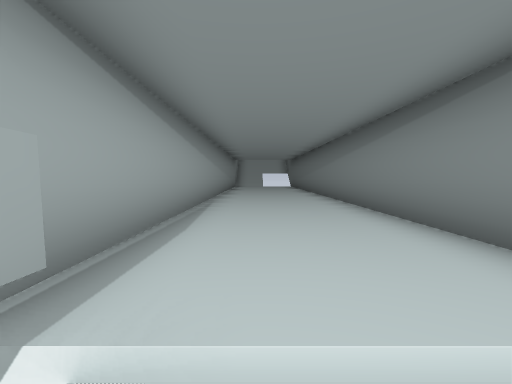
[1] (above)

15 first-person views from a walk through a Godot game level. The camera is 1.5 m above the floor, tilts 2° down and sees 90° across. The floor is counted in squares, 2 m on a side. Each view is taken from the middle of a square. On the plan, view 1 faces up. The plan holds only what a view shows up to about 9 squares ahead; the rest is blank. The place goes on beyond the plan.

[2]
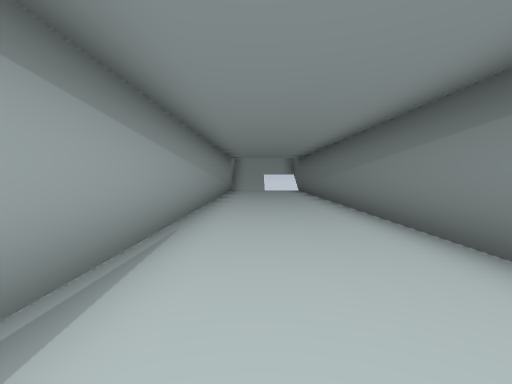

[3]
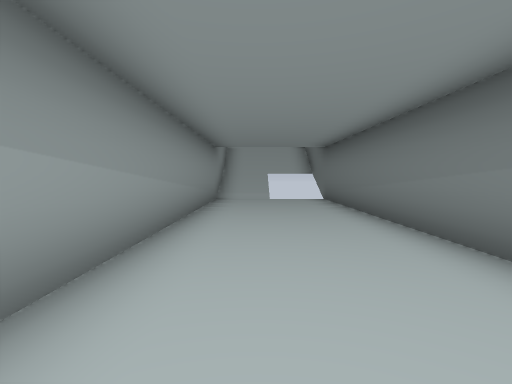

[4]
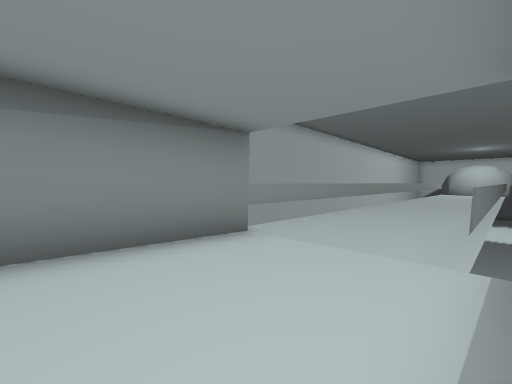

[5]
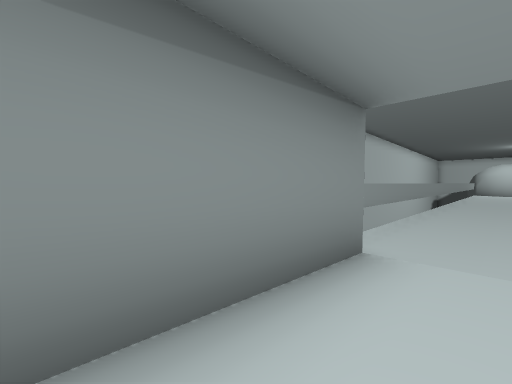

[6]
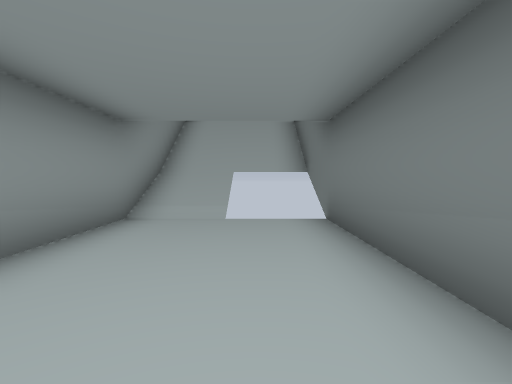

[7]
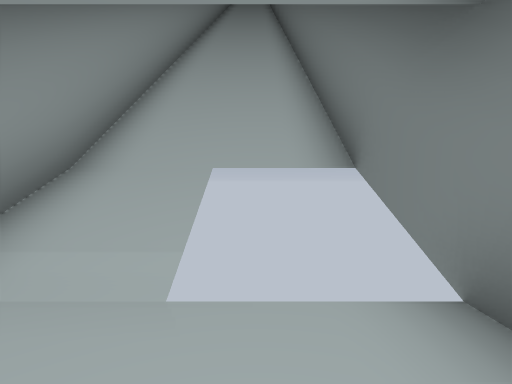

[8]
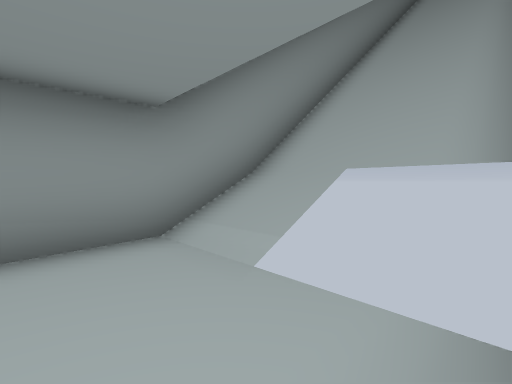

[9]
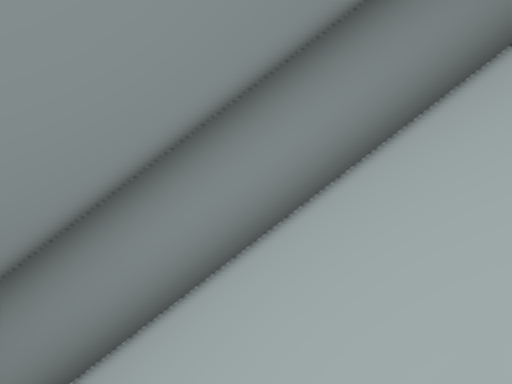

[10]
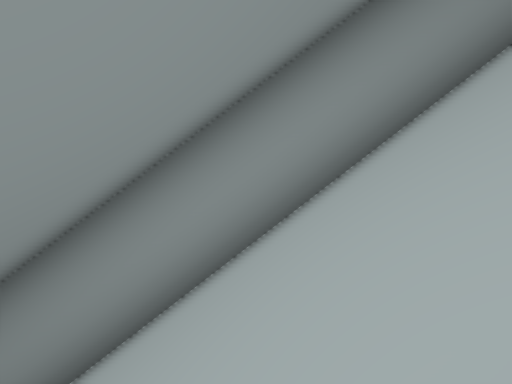

[11]
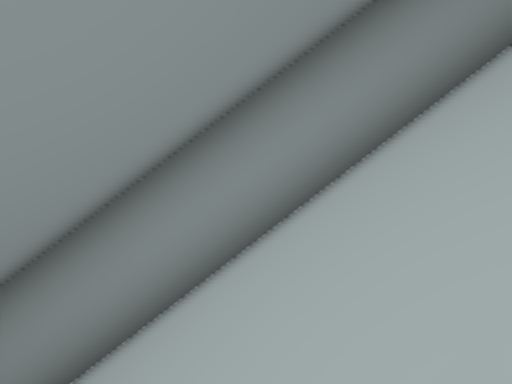

[12]
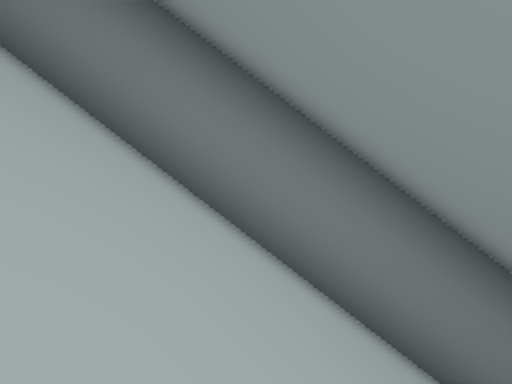

[13]
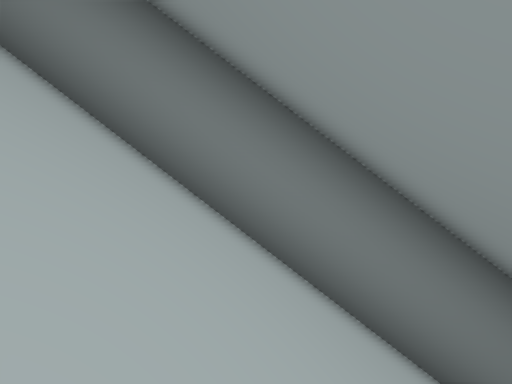

[14]
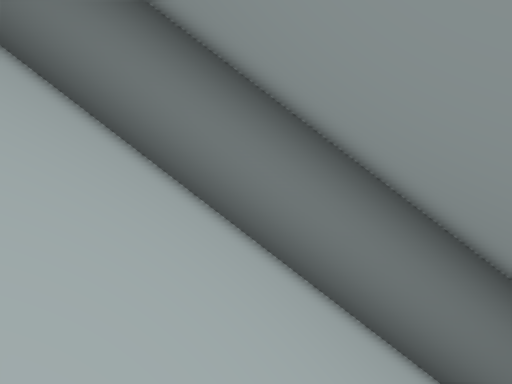

[15]
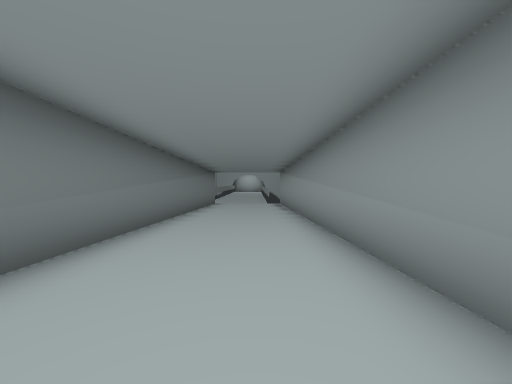

### Floor plan
Key: @ floor where view 1 was taken; # wall or solid block; . main floor; : floor 0.25 m higher than the main floor; + floor 0.5 m higher than the main floor; * floor 0.75 m higher than the main floor; % floor 1 m higher than the main floor; - floor 4.75 m lower than the main floor; _ floor 5 m lower than the main floor; / step, stairs or slope; v drop or lower ground.
Columns run from 2 left of view 1 to 3 right of it. Each row starts with its distance up from view 1.
 30 #////#
 29 #////#
 28 #////#
 27 #////#
 26 #////#
 25 #////#
 24 #////#
 23 #////#
 22 #////#
 21 #////#
 20 #////#
 19 #////#
 18 #// ##
 17 #// ##
 16 #%%%%#
 15 #%%%%#
 14 #%%%%#
 13 #%%%%#
 12 #****#
 11 #****#
 10 #****#
  9 #****#
  8 #++++#
  7 #++++#
  6 #++++#
  5 #++++#
  4 #++++#
  3 #::::#
  2 #::::#
  1  v:::#
  0  #@..#
 -1  -...-
 -2  -...-
 -3  _..._
 -4  _..._
 -5  _..._
 -6  _..._

Positions as (right, up) in squares from view 1, and headings:
1: (0, 0), facing up
2: (0, 3), facing up
3: (0, 8), facing up
4: (-1, 4), facing down-right
5: (1, 4), facing down-right
6: (1, 12), facing up
7: (1, 15), facing up
8: (2, 15), facing up-left
9: (2, 25), facing left
10: (2, 27), facing left
11: (2, 29), facing left
12: (-1, 23), facing right
13: (-1, 26), facing right
14: (-1, 27), facing right
15: (0, 15), facing down
